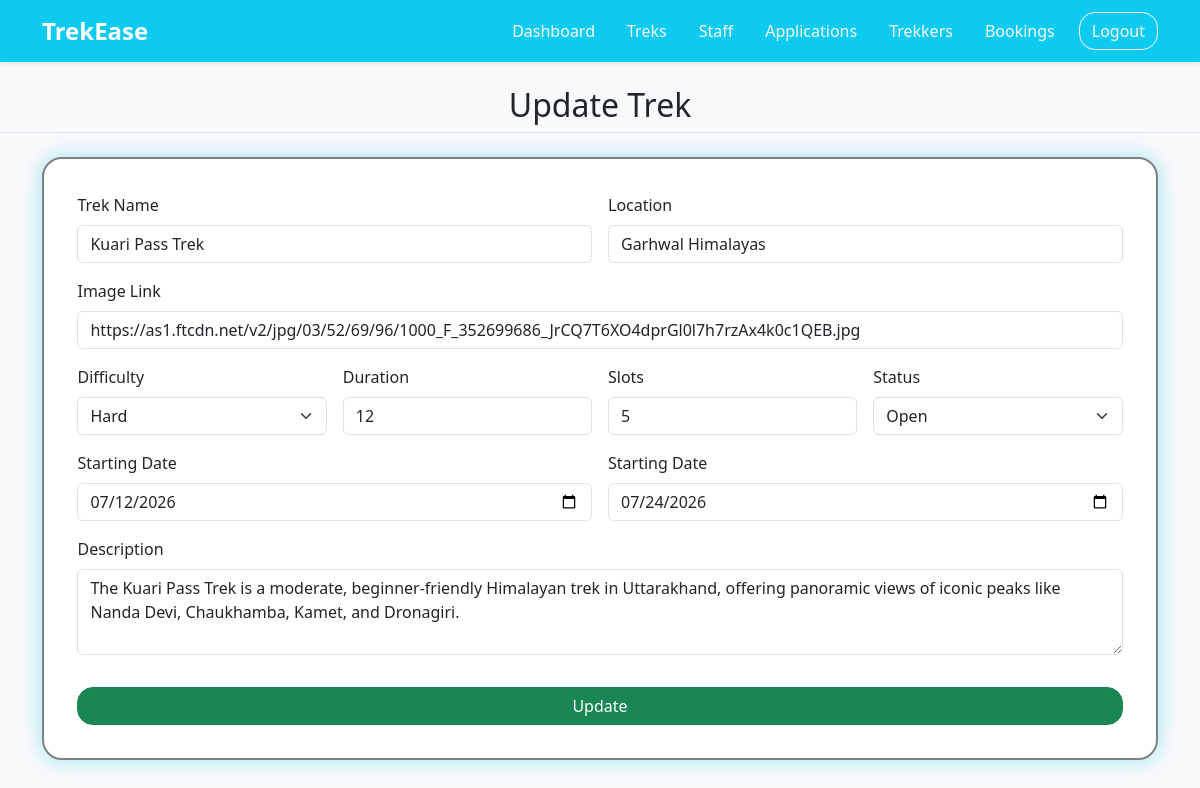
Before: /update_trek/1/6 with the older database file.
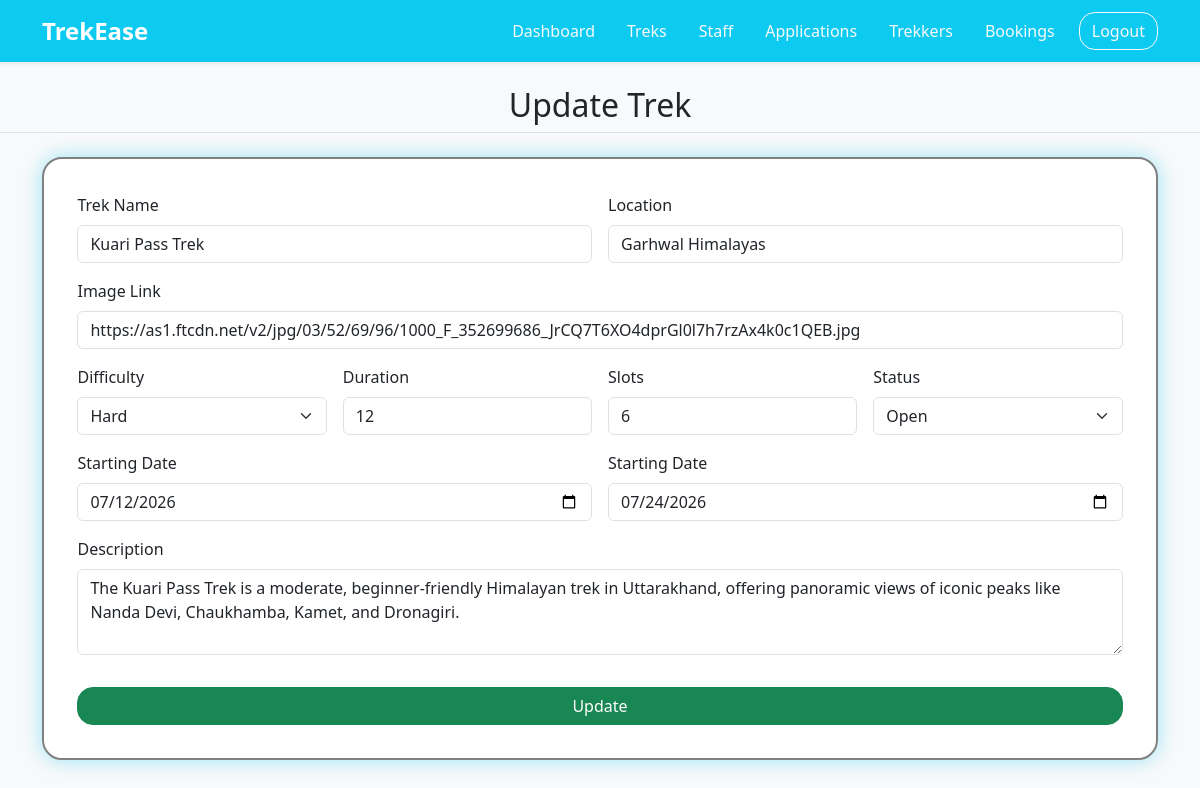
After: the same page with the newer database file.
### application/models.py (models this page shows)
class Trek(db.Model):
    __tablename__ = "trek"
    id = db.Column(db.Integer(), primary_key=True)
    trek_name = db.Column(db.String(30), unique=True, nullable=False)
    location = db.Column(db.String(), nullable=False)
    difficulty = db.Column(db.String(), nullable=False)
    duration = db.Column(db.Integer(), nullable=False)
    available_slots = db.Column(db.Integer(), nullable=False)
    staff_id = db.Column(db.Integer(), db.ForeignKey("user.id"))
    status = db.Column(db.String(), default="Open", nullable=False)
    start_date = db.Column(db.Date, nullable=False)
    end_date = db.Column(db.Date, nullable=False)
    description = db.Column(db.Text)
    image = db.Column(db.String(), nullable=False)
    created_at = db.Column(db.Date, default=date.today, nullable=False)
    bookings = db.relationship("Booking", backref="trek")

### application/controllers.py (the view, shortened to what this page needs)
@app.route("/update_trek/<int:updater_id>/<int:trek_id>", methods=['GET', 'POST'])
def update_trek(updater_id,trek_id):
    trek = Trek.query.get(trek_id)
    return render_template("/update_trek.html", trek=trek, updater_id=updater_id)

### templates/update_trek.html (shortened to what the changed rows need)
<!DOCTYPE html>
<html lang="en">
<head>
    <link href="https://cdn.jsdelivr.net/npm/bootstrap@5.3.2/dist/css/bootstrap.min.css" rel="stylesheet">
    <link rel="stylesheet" href="/static/style.css">
</head>
<body class="d-flex flex-column min-vh-100 bg-light">
    {% if updater_id == 1 %}
    <br>
    {% endif %}
    <div class="text-center border-bottom">
        <h2>Update Trek</h2>
    </div>
    <br>
    <div class="container d-flex">
        <div id="create_trek">
            <form class="row g-3" action="/update_trek/{{updater_id}}/{{trek.id}}" method="POST">
                <div class="col-6">
                    <label for="input1" class="form-label">Trek Name</label>
                    <input type="text" class="form-control" id="input1" name="trek_name" value="{{trek.trek_name}}" readonly required>
                </div>
                <div class="col-6">
                    <label for="input2" class="form-label">Location</label>
                    <input type="text" class="form-control" id="input2"  name="location" value="{{trek.location}}" readonly required>
                </div>
                <div class="col-md-12">
                    <label for="input3" class="form-label">Image Link</label>
                    {% if updater_id == 1 %}
                    <input type="Text" class="form-control" id="input3" name="image" value="{{trek.image}}" required>
                    {% else %}
                    <input type="Text" class="form-control" id="input3" name="image" value="{{trek.image}}" readonly required>
                    {% endif %}
                </div>
                <div class="col-md-3">
                    <label for="input4" class="form-label">Difficulty</label>
                    {% if updater_id == 1 %}
                    <select id="input4" class="form-select" id="input4" name="difficulty" value="{{trek.difficulty}}" required>
                        <option selected>{{trek.difficulty}}</option>
                    </select>
                    {% else %}
                    <input type="Text" class="form-control" id="input4" name="difficulty" value="{{trek.difficulty}}" readonly required>
                    {% endif %}
                </div>
                <div class="col-md-3">
                    <label for="input5" class="form-label">Duration</label>
                    {% if updater_id == 1 %}
                    <input type="number" class="form-control" id="input5" name="duration" value="{{trek.duration}}" required>
                    {% else %}
                    <input type="number" class="form-control" id="input5" name="duration" value="{{trek.duration}}" readonly required>
                    {% endif %}
                </div>
                <div class="col-md-3">
                    <label for="input6" class="form-label">Slots</label>
                    <input type="number" class="form-control" id="input6" name="available_slots" value="{{trek.available_slots}}" required>
                </div>
                <div class="col-md-3">
                    <label for="input7" class="form-label">Status</label>
                    <select id="input7" class="form-select" name="status" value="{{trek.status}}"required>
                        <option selected>{{trek.status}}</option>
                    </select>
                </div>
                <div class="col-6">
                    <label for="input8" class="form-label">Starting Date</label>
                    {% if updater_id == 1 %}
                    <input type="date" class="form-control" id="input8" name="start_date" value="{{trek.start_date}}" required>
                    {% else %}
                    <input type="date" class="form-control" id="input8" name="start_date" value="{{trek.start_date}}" readonly required>
                    {% endif %}
                </div>
                <div class="col-6">
                    <label for="input8" class="form-label">Starting Date</label>
                    {% if updater_id == 1 %}
                    <input type="date" class="form-control" id="input9" name="end_date" value="{{trek.end_date}}" required>
                    {% else %}
                    <input type="date" class="form-control" id="input9" name="end_date" value="{{trek.end_date}}" readonly required>
                    {% endif %}
                </div>
                <div class="col-12">
                    <div class="mb-3">
                        <label for="input0" class="form-label">Description</label>
                        {% if updater_id == 1 %}
                        <textarea class="form-control" id="input0" rows="3" name="description" required>{{trek.description}}</textarea>
                        {% else %}
                        <textarea class="form-control" id="input0" rows="3" name="description" readonly required>{{trek.description}}</textarea>
                        {% endif %}
                    </div>
                </div>
            </form>
        </div>
    </div>
</body>
</html>

Changed rows visible on the page:
changed Trek "Kuari Pass Trek": available_slots "5" → "6"
